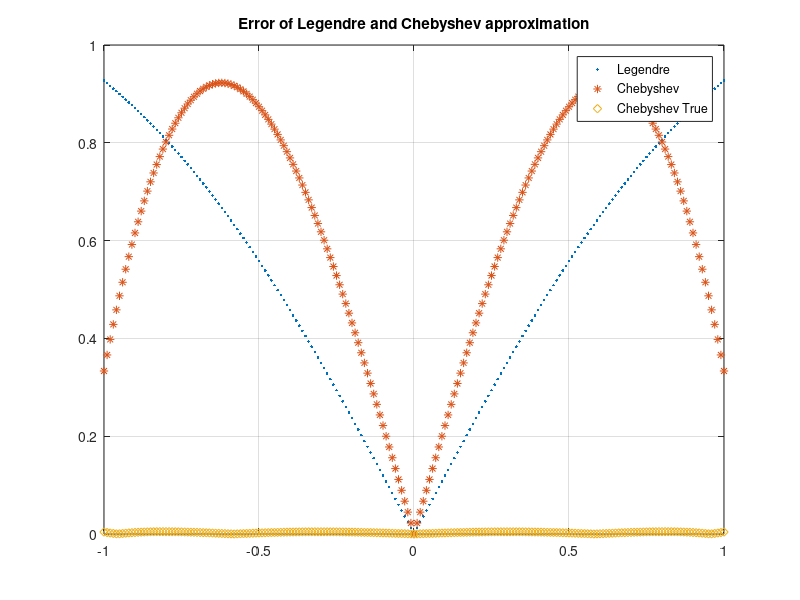

Write MATLAB code to recreate this figure.
f = @(x)sin(pi*x/2);
p = @(x)sqrt(7/2)*(120/pi^2)*(1-10/pi^2)*x.^3+...
    +(8/pi^3)*(sqrt(3/2)-9*sqrt(7/2)*(1-10/pi^2))*x;
t = @(x)4/3*x.^3-2/3*x;
ttrue = @(x) -0.552*x.^3+1.548*x;

x = -1:1e-2:1;
errp = abs(f(x)-p(x));
errt = abs(f(x)-t(x));
errtt = abs(f(x)-ttrue(x));
plot(x, errp, '.');
hold on;
plot(x, errt, '*');
hold on;
plot(x, errtt, 'd');
legend('Legendre', 'Chebyshev', 'Chebyshev True');
title('Error of Legendre and Chebyshev approximation');
grid on;